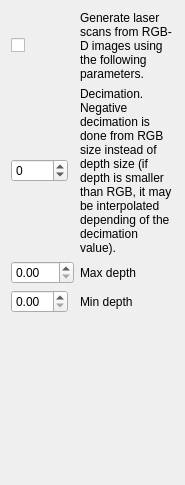
       <widget class="QWidget" name="page_2">
        <property name="geometry">
         <rect>
          <x>0</x>
          <y>0</y>
          <width>185</width>
          <height>485</height>
         </rect>
        </property>
        <attribute name="label">
         <string>Refine</string>
        </attribute>
        <layout class="QGridLayout" name="gridLayout_3" columnstretch="0,0,1">
         <item row="1" column="0">
          <widget class="QSpinBox" name="spinBox_icp_decimation">
           <property name="minimum">
            <number>-32</number>
           </property>
           <property name="maximum">
            <number>32</number>
           </property>
          </widget>
         </item>
         <item row="1" column="2">
          <widget class="QLabel" name="label_9">
           <property name="text">
            <string>Decimation. Negative decimation is done from RGB size instead of depth size (if depth is smaller than RGB, it may be interpolated depending of the decimation value).</string>
           </property>
           <property name="wordWrap">
            <bool>true</bool>
           </property>
          </widget>
         </item>
         <item row="2" column="0" colspan="2">
          <widget class="QDoubleSpinBox" name="doubleSpinBox_icp_maxDepth"/>
         </item>
         <item row="2" column="2">
          <widget class="QLabel" name="label_11">
           <property name="text">
            <string>Max depth</string>
           </property>
           <property name="wordWrap">
            <bool>true</bool>
           </property>
          </widget>
         </item>
         <item row="0" column="0">
          <widget class="QCheckBox" name="checkBox_icp_from_depth">
           <property name="text">
            <string/>
           </property>
          </widget>
         </item>
         <item row="0" column="2">
          <widget class="QLabel" name="label_7">
           <property name="text">
            <string>Generate laser scans from RGB-D images using the following parameters.</string>
           </property>
           <property name="wordWrap">
            <bool>true</bool>
           </property>
          </widget>
         </item>
         <item row="4" column="0">
          <spacer name="verticalSpacer">
           <property name="orientation">
            <enum>Qt::Vertical</enum>
           </property>
           <property name="sizeHint" stdset="0">
            <size>
             <width>20</width>
             <height>0</height>
            </size>
           </property>
          </spacer>
         </item>
         <item row="3" column="2">
          <widget class="QLabel" name="label_19">
           <property name="text">
            <string>Min depth</string>
           </property>
           <property name="wordWrap">
            <bool>true</bool>
           </property>
          </widget>
         </item>
         <item row="3" column="0">
          <widget class="QDoubleSpinBox" name="doubleSpinBox_icp_minDepth"/>
         </item>
        </layout>
       </widget>
